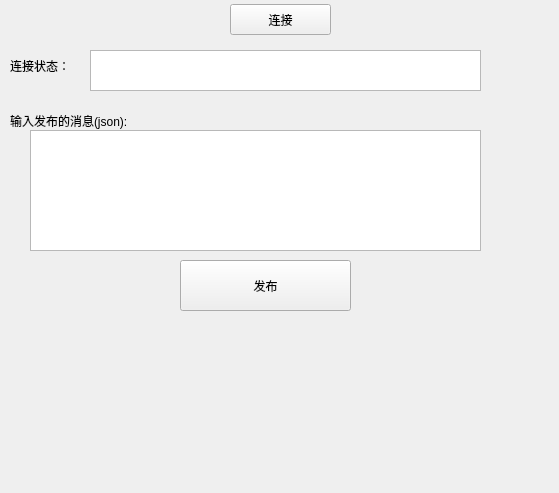
<?xml version="1.0" encoding="UTF-8"?>
<ui version="4.0">
 <class>MQTTTest</class>
 <widget class="QWidget" name="MQTTTest">
  <property name="geometry">
   <rect>
    <x>0</x>
    <y>0</y>
    <width>559</width>
    <height>493</height>
   </rect>
  </property>
  <property name="windowTitle">
   <string>Form</string>
  </property>
  <widget class="QPushButton" name="Connect">
   <property name="geometry">
    <rect>
     <x>230</x>
     <y>4</y>
     <width>101</width>
     <height>31</height>
    </rect>
   </property>
   <property name="text">
    <string>连接</string>
   </property>
  </widget>
  <widget class="QPushButton" name="Publish">
   <property name="geometry">
    <rect>
     <x>180</x>
     <y>260</y>
     <width>171</width>
     <height>51</height>
    </rect>
   </property>
   <property name="text">
    <string>发布</string>
   </property>
  </widget>
  <widget class="QTextEdit" name="textEdit">
   <property name="geometry">
    <rect>
     <x>30</x>
     <y>130</y>
     <width>451</width>
     <height>121</height>
    </rect>
   </property>
  </widget>
  <widget class="QLabel" name="label">
   <property name="geometry">
    <rect>
     <x>10</x>
     <y>90</y>
     <width>121</width>
     <height>61</height>
    </rect>
   </property>
   <property name="text">
    <string>输入发布的消息(json):</string>
   </property>
  </widget>
  <widget class="QTextBrowser" name="textBrowser">
   <property name="geometry">
    <rect>
     <x>90</x>
     <y>50</y>
     <width>391</width>
     <height>41</height>
    </rect>
   </property>
  </widget>
  <widget class="QLabel" name="label_2">
   <property name="geometry">
    <rect>
     <x>10</x>
     <y>45</y>
     <width>71</width>
     <height>41</height>
    </rect>
   </property>
   <property name="text">
    <string>连接状态：</string>
   </property>
  </widget>
 </widget>
 <resources/>
 <connections/>
</ui>
